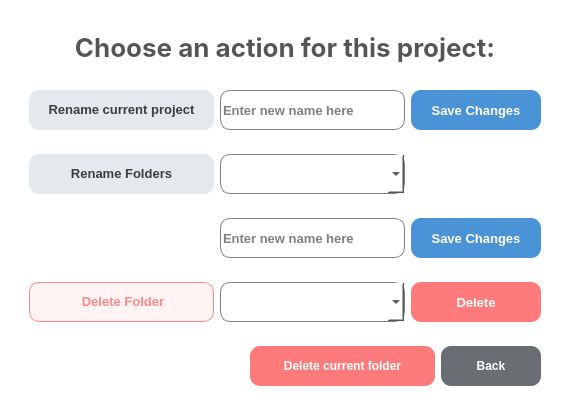
<?xml version="1.0" encoding="UTF-8"?>
<ui version="4.0">
 <class>Dialog</class>
 <widget class="QDialog" name="Dialog">
  <property name="geometry">
   <rect>
    <x>0</x>
    <y>0</y>
    <width>566</width>
    <height>415</height>
   </rect>
  </property>
  <property name="windowTitle">
   <string>Dialog</string>
  </property>
  <property name="styleSheet">
   <string notr="true">background-color:white;</string>
  </property>
  <layout class="QHBoxLayout" name="horizontalLayout">
   <item>
    <widget class="QWidget" name="widget" native="true">
     <layout class="QVBoxLayout" name="verticalLayout">
      <item>
       <widget class="QWidget" name="widget_7" native="true">
        <layout class="QHBoxLayout" name="horizontalLayout_2">
         <item>
          <widget class="QLabel" name="label">
           <property name="styleSheet">
            <string notr="true">#label{
height:40px;
font-weight:600;
font-size:26px;
color: #555555;
font-family: Inter;

}</string>
           </property>
           <property name="text">
            <string>&lt;html&gt;&lt;head/&gt;&lt;body&gt;&lt;p align=&quot;center&quot;&gt;Choose an action for this project:&lt;/p&gt;&lt;/body&gt;&lt;/html&gt;</string>
           </property>
          </widget>
         </item>
        </layout>
       </widget>
      </item>
      <item>
       <widget class="QWidget" name="widget_2" native="true">
        <layout class="QHBoxLayout" name="horizontalLayout_3">
         <item>
          <widget class="QLabel" name="label_2">
           <property name="minimumSize">
            <size>
             <width>185</width>
             <height>0</height>
            </size>
           </property>
           <property name="maximumSize">
            <size>
             <width>8899</width>
             <height>16777215</height>
            </size>
           </property>
           <property name="font">
            <font>
             <pointsize>10</pointsize>
             <bold>true</bold>
            </font>
           </property>
           <property name="styleSheet">
            <string notr="true">#label_2{
background-color:#e4e9ed;
border-radius:10px;
font-weight:600;
}</string>
           </property>
           <property name="text">
            <string>&lt;html&gt;&lt;head/&gt;&lt;body&gt;&lt;p align=&quot;center&quot;&gt;&lt;span style=&quot; color:#3d3d3e;&quot;&gt;Rename current project&lt;/span&gt;&lt;/p&gt;&lt;/body&gt;&lt;/html&gt;</string>
           </property>
           <property name="scaledContents">
            <bool>true</bool>
           </property>
           <property name="wordWrap">
            <bool>true</bool>
           </property>
          </widget>
         </item>
         <item>
          <widget class="QLineEdit" name="lineEdit">
           <property name="minimumSize">
            <size>
             <width>185</width>
             <height>40</height>
            </size>
           </property>
           <property name="maximumSize">
            <size>
             <width>32</width>
             <height>16777215</height>
            </size>
           </property>
           <property name="font">
            <font>
             <pointsize>10</pointsize>
             <bold>true</bold>
            </font>
           </property>
           <property name="styleSheet">
            <string notr="true">border-radius:10px;
font-weight:600;
border:1px solid grey;</string>
           </property>
           <property name="placeholderText">
            <string>Enter new name here</string>
           </property>
          </widget>
         </item>
         <item>
          <widget class="QPushButton" name="pushButton_2">
           <property name="minimumSize">
            <size>
             <width>130</width>
             <height>40</height>
            </size>
           </property>
           <property name="font">
            <font>
             <pointsize>10</pointsize>
             <bold>true</bold>
            </font>
           </property>
           <property name="styleSheet">
            <string notr="true">#pushButton_2{
background-color:
#4a93d6;
border-radius:10px;
font-weight:600;
color:white;
}
#pushButton_2::hover{
background-color:
white;
border:2px solid #4a93d6;
color:#4a93d6;
}</string>
           </property>
           <property name="text">
            <string>Save Changes</string>
           </property>
          </widget>
         </item>
        </layout>
       </widget>
      </item>
      <item>
       <widget class="QWidget" name="widget_5" native="true">
        <layout class="QHBoxLayout" name="horizontalLayout_4">
         <item>
          <widget class="QLabel" name="label_3">
           <property name="minimumSize">
            <size>
             <width>185</width>
             <height>0</height>
            </size>
           </property>
           <property name="maximumSize">
            <size>
             <width>8899</width>
             <height>16777215</height>
            </size>
           </property>
           <property name="font">
            <font>
             <pointsize>10</pointsize>
             <bold>true</bold>
            </font>
           </property>
           <property name="styleSheet">
            <string notr="true">#label_3{

background-color:
#e4e9ed;
border-radius:10px;
font-weight:600;
}</string>
           </property>
           <property name="text">
            <string>&lt;html&gt;&lt;head/&gt;&lt;body&gt;&lt;p align=&quot;center&quot;&gt;&lt;span style=&quot; color:#3d3d3e;&quot;&gt;Rename Folders&lt;/span&gt;&lt;/p&gt;&lt;/body&gt;&lt;/html&gt;</string>
           </property>
          </widget>
         </item>
         <item>
          <widget class="QComboBox" name="foldername_cb">
           <property name="minimumSize">
            <size>
             <width>185</width>
             <height>40</height>
            </size>
           </property>
           <property name="maximumSize">
            <size>
             <width>32</width>
             <height>16777215</height>
            </size>
           </property>
           <property name="styleSheet">
            <string notr="true">#foldername_cb{border-radius:10px;
font-weight:600;
border:1px solid grey;}

#foldername_cb::drop-down{
image:url(:/images/arrowdown.png);
margin:10px;
width: 15px;
height: 15px;
}</string>
           </property>
          </widget>
         </item>
         <item>
          <widget class="QWidget" name="widget_8" native="true"/>
         </item>
        </layout>
       </widget>
      </item>
      <item>
       <widget class="QWidget" name="widget_6" native="true">
        <layout class="QHBoxLayout" name="horizontalLayout_5">
         <item>
          <widget class="QWidget" name="widget_9" native="true">
           <property name="minimumSize">
            <size>
             <width>185</width>
             <height>0</height>
            </size>
           </property>
           <property name="maximumSize">
            <size>
             <width>16777215</width>
             <height>16777215</height>
            </size>
           </property>
          </widget>
         </item>
         <item>
          <widget class="QLineEdit" name="lineEdit_2">
           <property name="minimumSize">
            <size>
             <width>185</width>
             <height>40</height>
            </size>
           </property>
           <property name="maximumSize">
            <size>
             <width>12</width>
             <height>16777215</height>
            </size>
           </property>
           <property name="font">
            <font>
             <pointsize>10</pointsize>
             <bold>true</bold>
            </font>
           </property>
           <property name="styleSheet">
            <string notr="true">border-radius:10px;
font-weight:600;
border:1px solid grey;</string>
           </property>
           <property name="placeholderText">
            <string>Enter new name here</string>
           </property>
          </widget>
         </item>
         <item>
          <widget class="QPushButton" name="pushButton_3">
           <property name="minimumSize">
            <size>
             <width>130</width>
             <height>40</height>
            </size>
           </property>
           <property name="maximumSize">
            <size>
             <width>8899</width>
             <height>16777215</height>
            </size>
           </property>
           <property name="font">
            <font>
             <pointsize>10</pointsize>
             <bold>true</bold>
            </font>
           </property>
           <property name="styleSheet">
            <string notr="true">#pushButton_3{
background-color:
#4a93d6;
border-radius:10px;
font-weight:600;
color:white;
}
#pushButton_3::hover{
background-color:
white;
border:2px solid #4a93d6;
color:#4a93d6;
}</string>
           </property>
           <property name="text">
            <string>Save Changes</string>
           </property>
          </widget>
         </item>
        </layout>
       </widget>
      </item>
      <item>
       <widget class="QWidget" name="widget_3" native="true">
        <layout class="QHBoxLayout" name="horizontalLayout_6">
         <item>
          <widget class="QLabel" name="label_4">
           <property name="minimumSize">
            <size>
             <width>185</width>
             <height>40</height>
            </size>
           </property>
           <property name="font">
            <font>
             <pointsize>10</pointsize>
             <bold>true</bold>
            </font>
           </property>
           <property name="styleSheet">
            <string notr="true">#label_4{
background-color:#fff3f3;
border: 1px solid #ff8889;
border-radius:10px;
font-weight:600;
color:#ff8889;
}</string>
           </property>
           <property name="text">
            <string>&lt;html&gt;&lt;head/&gt;&lt;body&gt;&lt;p align=&quot;center&quot;&gt;Delete Folder&lt;/p&gt;&lt;/body&gt;&lt;/html&gt;</string>
           </property>
          </widget>
         </item>
         <item>
          <widget class="QComboBox" name="del_folder_cb">
           <property name="minimumSize">
            <size>
             <width>185</width>
             <height>40</height>
            </size>
           </property>
           <property name="styleSheet">
            <string notr="true">#del_folder_cb{border-radius:10px;
font-weight:600;
border:1px solid grey;}

#del_folder_cb::drop-down{
image:url(:/images/arrowdown.png);
margin:10px;
width: 15px;
height: 15px;
}</string>
           </property>
          </widget>
         </item>
         <item>
          <widget class="QPushButton" name="pushButton_4">
           <property name="minimumSize">
            <size>
             <width>130</width>
             <height>40</height>
            </size>
           </property>
           <property name="font">
            <font>
             <pointsize>10</pointsize>
             <bold>true</bold>
            </font>
           </property>
           <property name="styleSheet">
            <string notr="true">#pushButton_4{
background-color:
#FF7B7B;
border-radius:10px;
font-weight:600;
color:white;
}
#pushButton_4::hover{
background-color:
white;
border:2px solid #FF7B7B;
color:#FF7B7B;
}</string>
           </property>
           <property name="text">
            <string>Delete</string>
           </property>
          </widget>
         </item>
        </layout>
       </widget>
      </item>
      <item>
       <widget class="QWidget" name="widget_4" native="true">
        <layout class="QHBoxLayout" name="horizontalLayout_7">
         <item>
          <widget class="QWidget" name="widget_10" native="true"/>
         </item>
         <item>
          <widget class="QPushButton" name="pushButton_6">
           <property name="minimumSize">
            <size>
             <width>185</width>
             <height>40</height>
            </size>
           </property>
           <property name="maximumSize">
            <size>
             <width>40</width>
             <height>16777215</height>
            </size>
           </property>
           <property name="styleSheet">
            <string notr="true">#pushButton_6{
background-color:
#FF7B7B;
border-radius:10px;
font-weight:600;
color:white;
}
#pushButton_6::hover{
background-color:
white;
border:2px solid #FF7B7B;
color:#FF7B7B;
}</string>
           </property>
           <property name="text">
            <string>Delete current folder</string>
           </property>
          </widget>
         </item>
         <item>
          <widget class="QPushButton" name="pushButton_5">
           <property name="minimumSize">
            <size>
             <width>100</width>
             <height>40</height>
            </size>
           </property>
           <property name="maximumSize">
            <size>
             <width>10</width>
             <height>16777215</height>
            </size>
           </property>
           <property name="styleSheet">
            <string notr="true">#pushButton_5{
background-color:
#6A6D72;
border-radius:10px;
font-weight:600;
color:white;
}
#pushButton_5::hover{
background-color:
white;
border:2px solid #6A6D72;
color:#6A6D72;
}</string>
           </property>
           <property name="text">
            <string>Back</string>
           </property>
          </widget>
         </item>
        </layout>
       </widget>
      </item>
     </layout>
    </widget>
   </item>
  </layout>
 </widget>
 <resources>
  <include location="../images/images.qrc"/>
 </resources>
 <connections/>
</ui>
